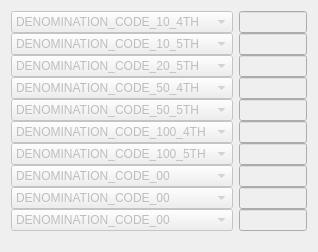
     <widget class="QWidget" name="layoutWidget">
      <property name="geometry">
       <rect>
        <x>40</x>
        <y>140</y>
        <width>318</width>
        <height>252</height>
       </rect>
      </property>
      <layout class="QGridLayout" name="gridLayout_4">
       <property name="verticalSpacing">
        <number>0</number>
       </property>
       <item row="0" column="0">
        <widget class="QComboBox" name="comboBox_Dispense_pArrDispDeno_iDenoCode1">
         <property name="enabled">
          <bool>false</bool>
         </property>
         <property name="currentIndex">
          <number>0</number>
         </property>
         <item>
          <property name="text">
           <string>DENOMINATION_CODE_10_4TH</string>
          </property>
         </item>
         <item>
          <property name="text">
           <string>DENOMINATION_CODE_00</string>
          </property>
         </item>
         <item>
          <property name="text">
           <string>DENOMINATION_CODE_50_4TH</string>
          </property>
         </item>
         <item>
          <property name="text">
           <string>DENOMINATION_CODE_100_4TH</string>
          </property>
         </item>
         <item>
          <property name="text">
           <string>DENOMINATION_CODE_100_5TH</string>
          </property>
         </item>
         <item>
          <property name="text">
           <string>DENOMINATION_CODE_20_5TH</string>
          </property>
         </item>
         <item>
          <property name="text">
           <string>DENOMINATION_CODE_10_5TH</string>
          </property>
         </item>
         <item>
          <property name="text">
           <string>DENOMINATION_CODE_50_5TH</string>
          </property>
         </item>
        </widget>
       </item>
       <item row="0" column="1">
        <widget class="QLineEdit" name="lineEdit_Dispense_pArrDispDeno_iCashNumber1">
         <property name="enabled">
          <bool>false</bool>
         </property>
         <property name="inputMethodHints">
          <set>Qt::ImhDigitsOnly</set>
         </property>
        </widget>
       </item>
       <item row="1" column="0">
        <widget class="QComboBox" name="comboBox_Dispense_pArrDispDeno_iDenoCode2">
         <property name="enabled">
          <bool>false</bool>
         </property>
         <property name="currentIndex">
          <number>0</number>
         </property>
         <item>
          <property name="text">
           <string>DENOMINATION_CODE_10_5TH</string>
          </property>
         </item>
         <item>
          <property name="text">
           <string>DENOMINATION_CODE_50_4TH</string>
          </property>
         </item>
         <item>
          <property name="text">
           <string>DENOMINATION_CODE_00</string>
          </property>
         </item>
         <item>
          <property name="text">
           <string>DENOMINATION_CODE_10_4TH</string>
          </property>
         </item>
         <item>
          <property name="text">
           <string>DENOMINATION_CODE_100_4TH</string>
          </property>
         </item>
         <item>
          <property name="text">
           <string>DENOMINATION_CODE_100_5TH</string>
          </property>
         </item>
         <item>
          <property name="text">
           <string>DENOMINATION_CODE_20_5TH</string>
          </property>
         </item>
         <item>
          <property name="text">
           <string>DENOMINATION_CODE_50_5TH</string>
          </property>
         </item>
        </widget>
       </item>
       <item row="1" column="1">
        <widget class="QLineEdit" name="lineEdit_Dispense_pArrDispDeno_iCashNumber2">
         <property name="enabled">
          <bool>false</bool>
         </property>
         <property name="inputMethodHints">
          <set>Qt::ImhDigitsOnly</set>
         </property>
        </widget>
       </item>
       <item row="2" column="0">
        <widget class="QComboBox" name="comboBox_Dispense_pArrDispDeno_iDenoCode3">
         <property name="enabled">
          <bool>false</bool>
         </property>
         <property name="currentIndex">
          <number>0</number>
         </property>
         <item>
          <property name="text">
           <string>DENOMINATION_CODE_20_5TH</string>
          </property>
         </item>
         <item>
          <property name="text">
           <string>DENOMINATION_CODE_00</string>
          </property>
         </item>
         <item>
          <property name="text">
           <string>DENOMINATION_CODE_10_4TH</string>
          </property>
         </item>
         <item>
          <property name="text">
           <string>DENOMINATION_CODE_50_4TH</string>
          </property>
         </item>
         <item>
          <property name="text">
           <string>DENOMINATION_CODE_100_4TH</string>
          </property>
         </item>
         <item>
          <property name="text">
           <string>DENOMINATION_CODE_100_5TH</string>
          </property>
         </item>
         <item>
          <property name="text">
           <string>DENOMINATION_CODE_10_5TH</string>
          </property>
         </item>
         <item>
          <property name="text">
           <string>DENOMINATION_CODE_50_5TH</string>
          </property>
         </item>
        </widget>
       </item>
       <item row="2" column="1">
        <widget class="QLineEdit" name="lineEdit_Dispense_pArrDispDeno_iCashNumber3">
         <property name="enabled">
          <bool>false</bool>
         </property>
         <property name="inputMethodHints">
          <set>Qt::ImhDigitsOnly</set>
         </property>
        </widget>
       </item>
       <item row="3" column="0">
        <widget class="QComboBox" name="comboBox_Dispense_pArrDispDeno_iDenoCode4">
         <property name="enabled">
          <bool>false</bool>
         </property>
         <property name="currentIndex">
          <number>0</number>
         </property>
         <item>
          <property name="text">
           <string>DENOMINATION_CODE_50_4TH</string>
          </property>
         </item>
         <item>
          <property name="text">
           <string>DENOMINATION_CODE_00</string>
          </property>
         </item>
         <item>
          <property name="text">
           <string>DENOMINATION_CODE_10_4TH</string>
          </property>
         </item>
         <item>
          <property name="text">
           <string>DENOMINATION_CODE_100_4TH</string>
          </property>
         </item>
         <item>
          <property name="text">
           <string>DENOMINATION_CODE_100_5TH</string>
          </property>
         </item>
         <item>
          <property name="text">
           <string>DENOMINATION_CODE_20_5TH</string>
          </property>
         </item>
         <item>
          <property name="text">
           <string>DENOMINATION_CODE_10_5TH</string>
          </property>
         </item>
         <item>
          <property name="text">
           <string>DENOMINATION_CODE_50_5TH</string>
          </property>
         </item>
        </widget>
       </item>
       <item row="3" column="1">
        <widget class="QLineEdit" name="lineEdit_Dispense_pArrDispDeno_iCashNumber4">
         <property name="enabled">
          <bool>false</bool>
         </property>
         <property name="inputMethodHints">
          <set>Qt::ImhDigitsOnly</set>
         </property>
        </widget>
       </item>
       <item row="4" column="0">
        <widget class="QComboBox" name="comboBox_Dispense_pArrDispDeno_iDenoCode5">
         <property name="enabled">
          <bool>false</bool>
         </property>
         <property name="currentIndex">
          <number>0</number>
         </property>
         <item>
          <property name="text">
           <string>DENOMINATION_CODE_50_5TH</string>
          </property>
         </item>
         <item>
          <property name="text">
           <string>DENOMINATION_CODE_00</string>
          </property>
         </item>
         <item>
          <property name="text">
           <string>DENOMINATION_CODE_10_4TH</string>
          </property>
         </item>
         <item>
          <property name="text">
           <string>DENOMINATION_CODE_50_4TH</string>
          </property>
         </item>
         <item>
          <property name="text">
           <string>DENOMINATION_CODE_100_4TH</string>
          </property>
         </item>
         <item>
          <property name="text">
           <string>DENOMINATION_CODE_100_5TH</string>
          </property>
         </item>
         <item>
          <property name="text">
           <string>DENOMINATION_CODE_20_5TH</string>
          </property>
         </item>
         <item>
          <property name="text">
           <string>DENOMINATION_CODE_10_5TH</string>
          </property>
         </item>
        </widget>
       </item>
       <item row="4" column="1">
        <widget class="QLineEdit" name="lineEdit_Dispense_pArrDispDeno_iCashNumber5">
         <property name="enabled">
          <bool>false</bool>
         </property>
         <property name="inputMethodHints">
          <set>Qt::ImhDigitsOnly</set>
         </property>
        </widget>
       </item>
       <item row="5" column="0">
        <widget class="QComboBox" name="comboBox_Dispense_pArrDispDeno_iDenoCode6">
         <property name="enabled">
          <bool>false</bool>
         </property>
         <property name="currentIndex">
          <number>0</number>
         </property>
         <item>
          <property name="text">
           <string>DENOMINATION_CODE_100_4TH</string>
          </property>
         </item>
         <item>
          <property name="text">
           <string>DENOMINATION_CODE_00</string>
          </property>
         </item>
         <item>
          <property name="text">
           <string>DENOMINATION_CODE_10_4TH</string>
          </property>
         </item>
         <item>
          <property name="text">
           <string>DENOMINATION_CODE_50_4TH</string>
          </property>
         </item>
         <item>
          <property name="text">
           <string>DENOMINATION_CODE_100_5TH</string>
          </property>
         </item>
         <item>
          <property name="text">
           <string>DENOMINATION_CODE_20_5TH</string>
          </property>
         </item>
         <item>
          <property name="text">
           <string>DENOMINATION_CODE_10_5TH</string>
          </property>
         </item>
         <item>
          <property name="text">
           <string>DENOMINATION_CODE_50_5TH</string>
          </property>
         </item>
        </widget>
       </item>
       <item row="5" column="1">
        <widget class="QLineEdit" name="lineEdit_Dispense_pArrDispDeno_iCashNumber6">
         <property name="enabled">
          <bool>false</bool>
         </property>
         <property name="inputMethodHints">
          <set>Qt::ImhDigitsOnly</set>
         </property>
        </widget>
       </item>
       <item row="6" column="0">
        <widget class="QComboBox" name="comboBox_Dispense_pArrDispDeno_iDenoCode7">
         <property name="enabled">
          <bool>false</bool>
         </property>
         <property name="currentIndex">
          <number>0</number>
         </property>
         <item>
          <property name="text">
           <string>DENOMINATION_CODE_100_5TH</string>
          </property>
         </item>
         <item>
          <property name="text">
           <string>DENOMINATION_CODE_00</string>
          </property>
         </item>
         <item>
          <property name="text">
           <string>DENOMINATION_CODE_10_4TH</string>
          </property>
         </item>
         <item>
          <property name="text">
           <string>DENOMINATION_CODE_50_4TH</string>
          </property>
         </item>
         <item>
          <property name="text">
           <string>DENOMINATION_CODE_100_4TH</string>
          </property>
         </item>
         <item>
          <property name="text">
           <string>DENOMINATION_CODE_20_5TH</string>
          </property>
         </item>
         <item>
          <property name="text">
           <string>DENOMINATION_CODE_10_5TH</string>
          </property>
         </item>
         <item>
          <property name="text">
           <string>DENOMINATION_CODE_50_5TH</string>
          </property>
         </item>
        </widget>
       </item>
       <item row="6" column="1">
        <widget class="QLineEdit" name="lineEdit_Dispense_pArrDispDeno_iCashNumber7">
         <property name="enabled">
          <bool>false</bool>
         </property>
         <property name="inputMethodHints">
          <set>Qt::ImhDigitsOnly</set>
         </property>
        </widget>
       </item>
       <item row="7" column="0">
        <widget class="QComboBox" name="comboBox_Dispense_pArrDispDeno_iDenoCode8">
         <property name="enabled">
          <bool>false</bool>
         </property>
         <item>
          <property name="text">
           <string>DENOMINATION_CODE_00</string>
          </property>
         </item>
         <item>
          <property name="text">
           <string>DENOMINATION_CODE_10_4TH</string>
          </property>
         </item>
         <item>
          <property name="text">
           <string>DENOMINATION_CODE_50_4TH</string>
          </property>
         </item>
         <item>
          <property name="text">
           <string>DENOMINATION_CODE_100_4TH</string>
          </property>
         </item>
         <item>
          <property name="text">
           <string>DENOMINATION_CODE_100_5TH</string>
          </property>
         </item>
         <item>
          <property name="text">
           <string>DENOMINATION_CODE_20_5TH</string>
          </property>
         </item>
         <item>
          <property name="text">
           <string>DENOMINATION_CODE_10_5TH</string>
          </property>
         </item>
         <item>
          <property name="text">
           <string>DENOMINATION_CODE_50_5TH</string>
          </property>
         </item>
        </widget>
       </item>
       <item row="7" column="1">
        <widget class="QLineEdit" name="lineEdit_Dispense_pArrDispDeno_iCashNumber8">
         <property name="enabled">
          <bool>false</bool>
         </property>
         <property name="inputMethodHints">
          <set>Qt::ImhDigitsOnly</set>
         </property>
        </widget>
       </item>
       <item row="8" column="0">
        <widget class="QComboBox" name="comboBox_Dispense_pArrDispDeno_iDenoCode9">
         <property name="enabled">
          <bool>false</bool>
         </property>
         <item>
          <property name="text">
           <string>DENOMINATION_CODE_00</string>
          </property>
         </item>
         <item>
          <property name="text">
           <string>DENOMINATION_CODE_10_4TH</string>
          </property>
         </item>
         <item>
          <property name="text">
           <string>DENOMINATION_CODE_50_4TH</string>
          </property>
         </item>
         <item>
          <property name="text">
           <string>DENOMINATION_CODE_100_4TH</string>
          </property>
         </item>
         <item>
          <property name="text">
           <string>DENOMINATION_CODE_100_5TH</string>
          </property>
         </item>
         <item>
          <property name="text">
           <string>DENOMINATION_CODE_20_5TH</string>
          </property>
         </item>
         <item>
          <property name="text">
           <string>DENOMINATION_CODE_10_5TH</string>
          </property>
         </item>
         <item>
          <property name="text">
           <string>DENOMINATION_CODE_50_5TH</string>
          </property>
         </item>
        </widget>
       </item>
       <item row="8" column="1">
        <widget class="QLineEdit" name="lineEdit_Dispense_pArrDispDeno_iCashNumber9">
         <property name="enabled">
          <bool>false</bool>
         </property>
         <property name="inputMethodHints">
          <set>Qt::ImhDigitsOnly</set>
         </property>
        </widget>
       </item>
       <item row="9" column="0">
        <widget class="QComboBox" name="comboBox_Dispense_pArrDispDeno_iDenoCode10">
         <property name="enabled">
          <bool>false</bool>
         </property>
         <item>
          <property name="text">
           <string>DENOMINATION_CODE_00</string>
          </property>
         </item>
         <item>
          <property name="text">
           <string>DENOMINATION_CODE_10_4TH</string>
          </property>
         </item>
         <item>
          <property name="text">
           <string>DENOMINATION_CODE_50_4TH</string>
          </property>
         </item>
         <item>
          <property name="text">
           <string>DENOMINATION_CODE_100_4TH</string>
          </property>
         </item>
         <item>
          <property name="text">
           <string>DENOMINATION_CODE_100_5TH</string>
          </property>
         </item>
         <item>
          <property name="text">
           <string>DENOMINATION_CODE_20_5TH</string>
          </property>
         </item>
         <item>
          <property name="text">
           <string>DENOMINATION_CODE_10_5TH</string>
          </property>
         </item>
         <item>
          <property name="text">
           <string>DENOMINATION_CODE_50_5TH</string>
          </property>
         </item>
        </widget>
       </item>
       <item row="9" column="1">
        <widget class="QLineEdit" name="lineEdit_Dispense_pArrDispDeno_iCashNumber10">
         <property name="enabled">
          <bool>false</bool>
         </property>
         <property name="inputMethodHints">
          <set>Qt::ImhDigitsOnly</set>
         </property>
        </widget>
       </item>
      </layout>
     </widget>
